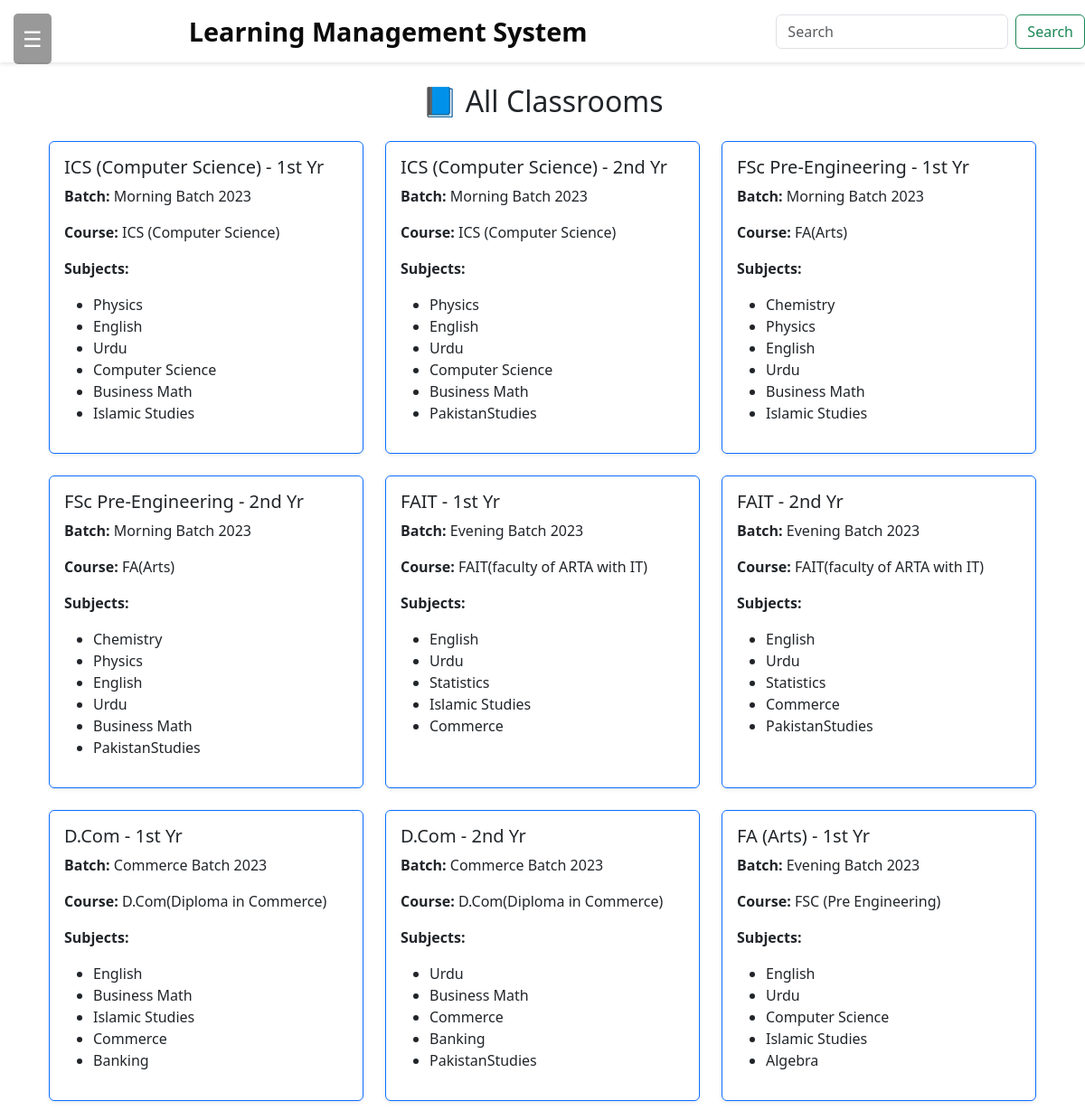
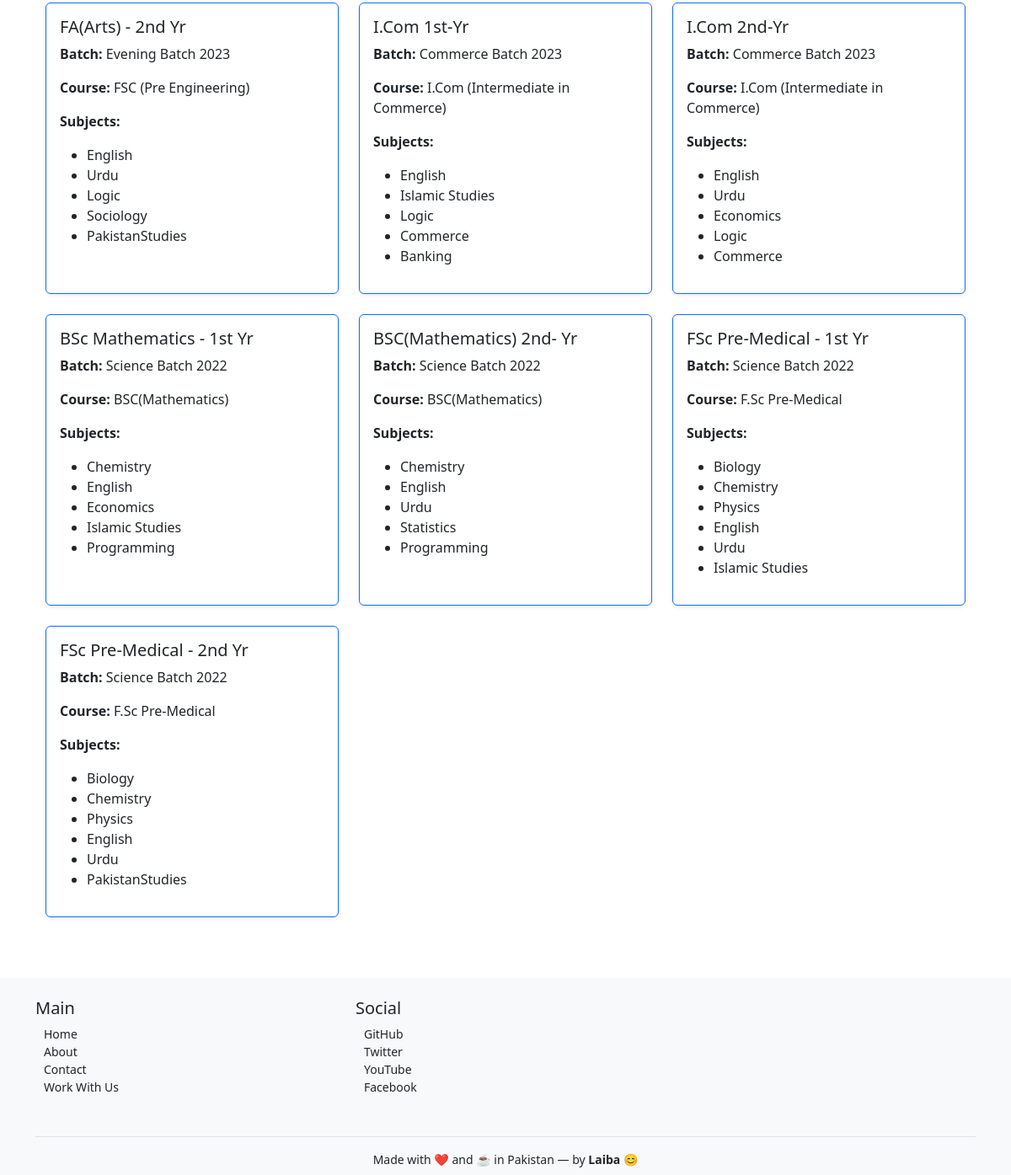
The page /classrooms/ on the database its author committed (2 pictures, top to bottom).
### academic_app/models.py (models this page shows, shortened)
class ClassRoom(models.Model):
    name = models.CharField(max_length=100)  # e.g. "Class A", "Maths 1A"
    batch = models.ForeignKey(Batch, on_delete=models.CASCADE)
    course = models.ForeignKey(Course, on_delete=models.CASCADE)
    subjects = models.ManyToManyField(Subject, related_name='classrooms')

class Batch(models.Model):
    name = models.CharField(max_length=100)
    start_date = models.DateField()
    end_date = models.DateField()
    courses = models.ManyToManyField(Course, related_name='batches')

class Course(models.Model):
    name = models.CharField(max_length=100)
    description = models.TextField(max_length=500, blank=True, null=True)
    duration = models.CharField(max_length=50, blank=True, null=True)
    image = models.ImageField(upload_to='course_images/', blank=True, null=True)

class Subject(models.Model):
    name = models.CharField(max_length=100)
    teacher = models.ForeignKey(Teacher, on_delete=models.CASCADE)
    description = models.TextField(blank=True, null=True)

### academic_app/views.py (the view)
# urls.py: path('classrooms/',views.ClassroomList, name='classrooms'),
def ClassroomList(request):
    classrooms = ClassRoom.objects.all()
    return render(request, 'academic_app/classroom.html', {'classrooms': classrooms})

### academic_app/templates/academic_app/classroom.html (shortened to what this page needs)
{% extends 'academic_app/basic.html' %}
{% block body %}
<div class="container mt-4">
    <h2 class="text-center mb-4">📘 All Classrooms</h2>
    <div class="row">
        {% for room in classrooms %}
        <div class="col-md-4 mb-4">
            <div class="card shadow-sm border-primary h-100">
                <div class="card-body">
                    <h5 class="card-title">{{ room.name }}</h5>
                    <p><strong>Batch:</strong> {{ room.batch.name }}</p>
                    <p><strong>Course:</strong> {{ room.course.name }}</p>
                    <p><strong>Subjects:</strong>
                        <ul class="mb-0">
                            {% for subject in room.subjects.all %}
                            <li>{{ subject.name }}</li>
                            {% empty %}
                            <li>No subjects assigned</li>
                            {% endfor %}
                        </ul>
                    </p>
                </div>
            </div>
        </div>
        {% endfor %}
    </div>
</div>
{% endblock %}

### academic_app/templates/academic_app/basic.html (style rules this page uses)
html, body { margin: 0; padding: 0; height: 100%; width: 100%; font-family: 'Segoe UI', Tahoma, sans-serif; }

### rows shown on the page
ClassRoom: name "ICS (Computer Science) - 1st Yr", batch.name "Morning Batch 2023", course.name "ICS (Computer Science)"
Subject: name "Physics"
Subject: name "English"
Subject: name "Urdu"
Subject: name "Computer Science"
Subject: name "Business Math"
Subject: name "Islamic Studies"
ClassRoom: name "ICS (Computer Science) - 2nd Yr", batch.name "Morning Batch 2023", course.name "ICS (Computer Science)"
Subject: name "PakistanStudies"
ClassRoom: name "FSc Pre-Engineering - 1st Yr", batch.name "Morning Batch 2023", course.name "FA(Arts)"
Subject: name "Chemistry"
ClassRoom: name "FSc Pre-Engineering - 2nd Yr", batch.name "Morning Batch 2023", course.name "FA(Arts)"
ClassRoom: name "FAIT - 1st Yr", batch.name "Evening Batch 2023", course.name "FAIT(faculty of ARTA with IT)"
Subject: name "Statistics"
Subject: name "Commerce"
ClassRoom: name "FAIT - 2nd Yr", batch.name "Evening Batch 2023", course.name "FAIT(faculty of ARTA with IT)"
ClassRoom: name "D.Com - 1st Yr", batch.name "Commerce Batch 2023", course.name "D.Com(Diploma in Commerce)"
Subject: name "Banking"
ClassRoom: name "D.Com - 2nd Yr", batch.name "Commerce Batch 2023", course.name "D.Com(Diploma in Commerce)"
ClassRoom: name "FA (Arts) - 1st Yr", batch.name "Evening Batch 2023", course.name "FSC (Pre Engineering)"
Subject: name "Algebra"
ClassRoom: name "FA(Arts) - 2nd Yr", batch.name "Evening Batch 2023", course.name "FSC (Pre Engineering)"
Subject: name "Logic"
Subject: name "Sociology"
ClassRoom: name "I.Com 1st-Yr", batch.name "Commerce Batch 2023", course.name "I.Com (Intermediate in Commerce)"
ClassRoom: name "I.Com 2nd-Yr", batch.name "Commerce Batch 2023", course.name "I.Com (Intermediate in Commerce)"
Subject: name "Economics"
ClassRoom: name "BSc Mathematics - 1st Yr", batch.name "Science Batch 2022", course.name "BSC(Mathematics)"
Subject: name "Programming"
ClassRoom: name "BSC(Mathematics) 2nd- Yr", batch.name "Science Batch 2022", course.name "BSC(Mathematics)"
ClassRoom: name "FSc Pre-Medical - 1st Yr", batch.name "Science Batch 2022", course.name "F.Sc Pre-Medical"
Subject: name "Biology"
ClassRoom: name "FSc Pre-Medical - 2nd Yr", batch.name "Science Batch 2022", course.name "F.Sc Pre-Medical"
